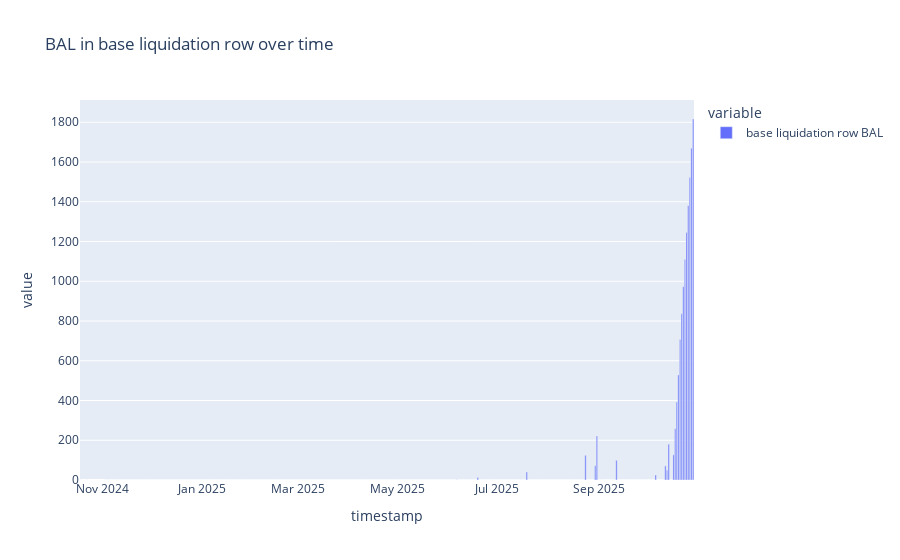

Here is the notebook cell this chart was saved with:
### Code cell
import plotly.express as px

px.bar(bal_balance_df,title= 'BAL in base liquidation row over time')

### Figure 1 — Plotly figure (JSON) as saved in the notebook; plotly's stock layout.template omitted (floating-point values rounded to 4 significant figures; data arrays with more than 128 entries replaced by an {"elided": "..."} marker saying what was removed)
{"data": [{"alignmentgroup": "True", "hovertemplate": "variable=base liquidation row BAL<br>timestamp=%{x}<br>value=%{y}<extra></extra>", "legendgroup": "base liquidation row BAL", "marker": {"color": "#636efa", "pattern": {"shape": ""}}, "name": "base liquidation row BAL", "offsetgroup": "base liquidation row BAL", "orientation": "v", "showlegend": true, "textposition": "auto", "type": "bar", "x": {"elided": "363 str values"}, "xaxis": "x", "y": {"elided": "363 float values"}, "yaxis": "y"}], "layout": {"barmode": "relative", "legend": {"title": {"text": "variable"}, "tracegroupgap": 0}, "title": {"text": "BAL in base liquidation row over time"}, "xaxis": {"anchor": "y", "domain": [0, 1], "title": {"text": "timestamp"}}, "yaxis": {"anchor": "x", "domain": [0, 1], "title": {"text": "value"}}}}
